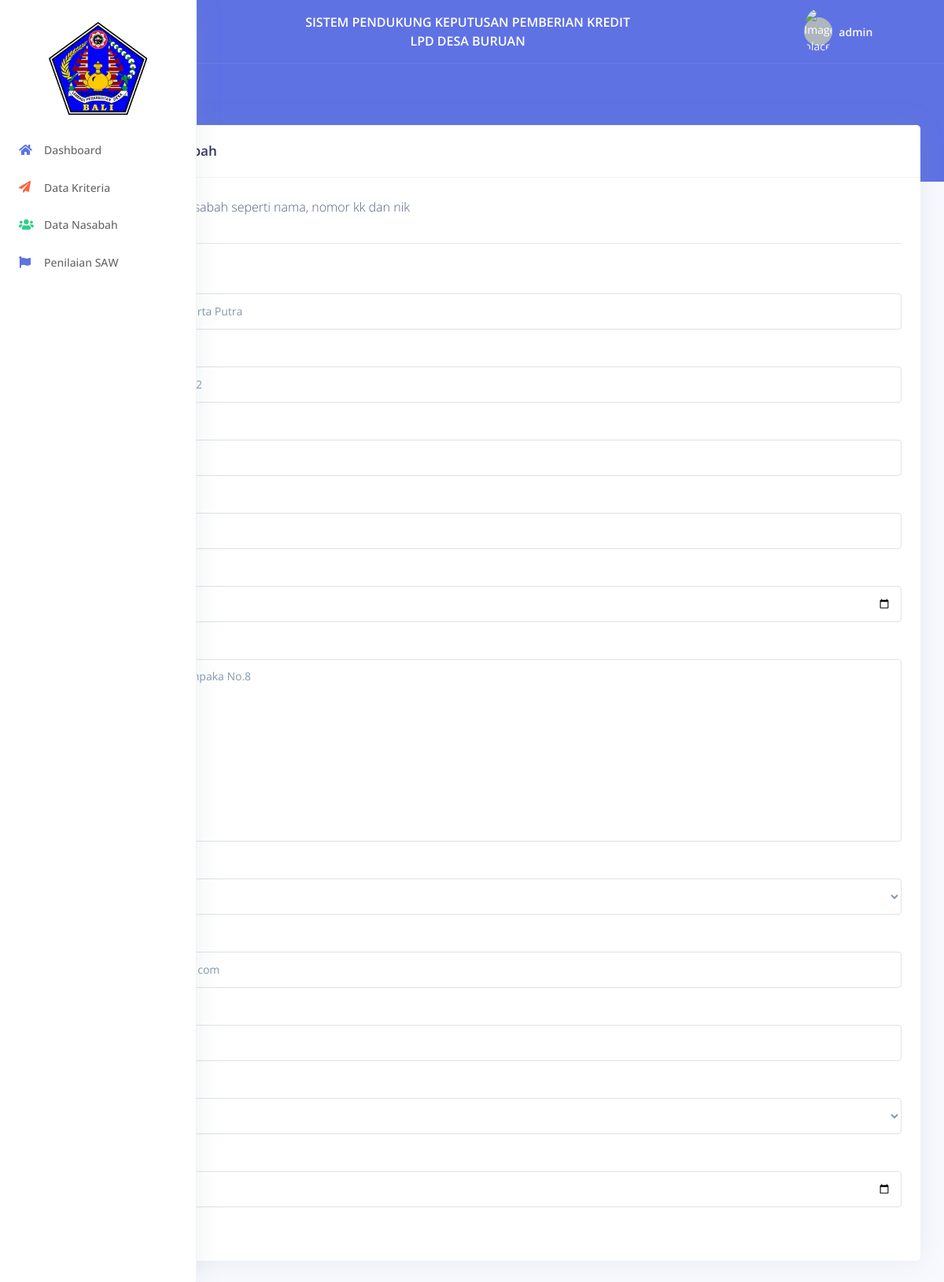
Page /nasabah/edit?id=6 (signed in) on the committed database.
### tables this page shows
CREATE TABLE `nasabah` (
  `id_nsb` int(11) NOT NULL,
  `nama_nsb` varchar(45) NOT NULL,
  `no_kk` varchar(40) NOT NULL,
  `no_nik` varchar(16) NOT NULL,
  `tempat_lahir` varchar(15) NOT NULL,
  `tgl_lahir` date NOT NULL,
  `alamat` varchar(60) NOT NULL,
  `agama` enum('Hindu','Islam','Kristen','Buddha') NOT NULL,
  `email` varchar(35) NOT NULL,
  `no_tlp` varchar(15) NOT NULL,
  `jenis_kelamin` enum('Pria','Wanita') NOT NULL,
  `periode` date NOT NULL,
  `selesai` integer NOT NULL DEFAULT 0
);

### system/base/view.php (called while the page is built)
<?php
function view($path, $data = []){
    extract($data);
    require_once("app/views/".$path.".php");
}

### app/controllers/NasabahController.php (called while the page is built, shortened)
<?php
class NasabahController extends Controller {
    public function edit()
    {
        $nasabah = (new NasabahModel())->first($_GET['id']);
        view('includes/layout', [
            'content'       => "nasabah/nasabah.edit",
            'nasabah'       => $nasabah,
        ]);
    }
}

### routes.php (called while the page is built, shortened)
<?php
$router = new Route();
$router->get('/', \App\Controllers\DashboardController::class, 'index');
$router->get('/login', \App\Controllers\LoginController::class, 'login');
$router->get('/logout', \App\Controllers\LoginController::class, 'logout');
$router->post('/login', \App\Controllers\LoginController::class, 'doLogin');
$router->get('/nasabah', \App\Controllers\NasabahController::class, 'index');
$router->get('/nasabah/insert', \App\Controllers\NasabahController::class, 'insert');
$router->get('/nasabah/bobot', \App\Controllers\NasabahController::class, 'bobot');
$router->get('/nasabah/edit', \App\Controllers\NasabahController::class, 'edit');
$router->get('/nasabah/detail', \App\Controllers\NasabahController::class, 'detail');
$router->post('/nasabah/bobot', \App\Controllers\NasabahController::class, 'updateBobot');
$router->post('/nasabah/create', \App\Controllers\NasabahController::class, 'create');
$router->post('/nasabah/update', \App\Controllers\NasabahController::class, 'update');
$router->post('/nasabah/delete', \App\Controllers\NasabahController::class, 'delete');
$router->post('/nasabah/finish', \App\Controllers\NasabahController::class, 'finish');
$router->get('/perhitungan', \App\Controllers\PerhitunganController::class, 'index');
$router->get('/ranking', \App\Controllers\RankingController::class, 'ranking');
$router->get('/laporan', \App\Controllers\LaporanController::class, 'laporan');
$router->get('/laporan/pdf', \App\Controllers\LaporanController::class, 'generatePDF');
$router->get('/criteria', \App\Controllers\CriteriaController::class, 'index');
$router->get('/criteria/sub-criteria', \App\Controllers\CriteriaController::class, 'createSubCriteria');
$router->get('/criteria/edit', \App\Controllers\CriteriaController::class, 'edit');
$router->get('/criteria/insert', \App\Controllers\CriteriaController::class, 'insert');
$router->post('/criteria/create', \App\Controllers\CriteriaController::class, 'create');
$router->post('/criteria/update', \App\Controllers\CriteriaController::class, 'update');
$router->post('/criteria/delete', \App\Controllers\CriteriaController::class, 'delete');
$router->post('/criteria/update-sub-criteria', \App\Controllers\CriteriaController::class, 'updateSubCriteria');
$router->get('/a', \App\Controllers\LatihanController::class, 'index');
$router->run();

### index.php (called while the page is built, shortened)
<?php
require_once 'loader.php';
require_once 'routes.php';

### loader.php (called while the page is built, shortened)
<?php
spl_autoload_register(function ($class) {
    $class_file = str_replace('\\', '/', $class) . '.php';
});

### system/model/Connection.php (called while the page is built, shortened)
<?php
class Connection {
    private $host       = 'localhost';
    private $name       = 'name';
    private $user       = 'root';
    private $password   = '';
    private $connection;
    public function __construct()
    {
        $this->host     = DB_HOST;
        $this->name     = DB_NAME;
        $this->user     = DB_USER;
        $this->password = DB_PASSWORD;
    }
    public function getConnection()
    {
        return $this->connection;
    }
    private function connect(){
        try {
            $this->connection = new \PDO("mysql:host=$this->host;dbname=$this->name", $this->user, $this->password);
            $this->connection->setAttribute(\PDO::ATTR_ERRMODE, \PDO::ERRMODE_EXCEPTION);
        } catch (\Exception $exception) {
            var_dump($exception->getMessage());
        }
    }
}

### system/model/Model.php (called while the page is built, shortened)
<?php
class Model {
    protected $connection;
    public function __construct()
    {
        $this->connection = (new Connection())->getConnection();
    }
    public function query($sql, $bindings = [])
    {
        $query = $this->connection->prepare($sql);
        for ($i = 0; $i < count($bindings); $i++) {
            $query->bindParam($i + 1, $bindings[$i]);
        }
        $query->execute();
        return $query->fetchAll();
    }
}

### app/models/NasabahModel.php (called while the page is built, shortened)
<?php
class NasabahModel extends Model {
    protected $table = 'nasabah';
    public function first($id)
    {
        $result = $this->query("SELECT * FROM $this->table WHERE id_nsb = ?", [$id]);
        if (count($result) > 0) {
            return $result[0];
        }
        return null;
    }
}

### system/base/flash.php (called while the page is built, shortened)
<?php
function flashHas($key){
    $session = new System\Session\Session();
    return $session->has($key);
}

### system/session/Session.php (called while the page is built, shortened)
<?php
class Session {
    public function has($key)
    {
        return isset($_SESSION[$key]);
    }
}

### app/views/nasabah/nasabah.edit.php (the view, shortened to what this page needs)
<div class="header bg-primary pb-6">
    <div class="container-fluid">
        <div class="header-body">
            <div class="row align-items-center py-4">
                <div class="col-lg-6 col-7">
                    <h6 class="h2 text-white d-inline-block mb-0">Edit Nasabah</h6>
                </div>
            </div>
        </div>
    </div>
</div>
<div class="container-fluid mt--6">
    <div class="row">
        <div class="col">
            <div class="card-wrapper">
                <div class="card">
                    <div class="card-header">
                        <h3 class="mb-0">Ubah data nasabah</h3>
                    </div>
                    <div class="card-body">
                        <div class="row">
                            <div class="col-lg-8">
                                <p class="mb-0">
                                    Masukkan data nasabah seperti nama, nomor kk dan nik
                                </p>
                            </div>
                        </div>
                        <hr>
                        <form action="<?= BASE_PATH; ?>/nasabah/update" method="post" class="needs-validation" novalidate="">
                            <div class="form-row">
                                <div class="col-md-12 mb-3">
                                    <label class="form-control-label" for="nama">Nama Nasabah</label>
                                    <input value="<?= $nasabah['nama_nsb']; ?>" name="nama" type="text" class="form-control <?= flashHas('error-nama') ? 'is-invalid' : ''; ?>" id="nama" placeholder="Masukkan nama nasabah ...">
                                </div>
                            </div>
                            <div class="form-row">
                                <div class="col-md-12 mb-3">
                                    <label class="form-control-label" for="no_kk">Nomor KK</label>
                                    <input value="<?= $nasabah['no_kk'] ?>" name="no_kk" type="text" class="form-control <?= flashHas('error-no_kk') ? 'is-invalid' : ''; ?>" id="no_kk" placeholder="Masukkan nomor kk ...">
                                </div>
                            </div>
                            <div class="form-row">
                                <div class="col-md-12 mb-3">
                                    <label class="form-control-label" for="nik">NIK</label>
                                    <input value="<?= $nasabah['no_nik']; ?>" name="nik" type="number" class="form-control <?= flashHas('error-nik') ? 'is-invalid' : ''; ?>" id="nik" placeholder="Masukkan nik ...">
                                </div>
                            </div>
                            <div class="form-row">
                                <div class="col-md-12 mb-3">
                                    <label class="form-control-label" for="tempat_lahir">Tempat Lahir</label>
                                    <input value="<?= $nasabah['tempat_lahir']; ?>" name="tempat_lahir" type="text" class="form-control <?= flashHas('error-tempat_lahir') ? 'is-invalid' : ''; ?>" id="tempat_lahir" placeholder="Masukkan tempat lahir ...">
                                </div>
                            </div>
                            <div class="form-row">
                                <div class="col-md-12 mb-3">
                                    <label class="form-control-label" for="tanggal_lahir">Tanggal Lahir</label>
                                    <input value="<?= $nasabah['tgl_lahir']; ?>" name="tanggal_lahir" type="date" class="form-control <?= flashHas('error-tanggal_lahir') ? 'is-invalid' : ''; ?>" id="tanggal_lahir" placeholder="Masukkan tanggal lahir ...">
                                </div>
                            </div>
                            <div class="form-row">
                                <div class="col-md-12 mb-3">
                                    <label class="form-control-label" for="alamat">Alamat</label>
                                    <textarea class="form-control <?= flashHas('error-alamat') ? 'is-invalid' : ''; ?>" resize="none" name="alamat" id="alamat" cols="30" rows="10"><?= $nasabah['alamat']; ?></textarea>
                                </div>
                            </div>
                            <div class="form-row">
                                <div class="col-md-12 mb-3">
                                    <label class="form-control-label" for="agama">Agama</label>
                                    <select class="form-control <?= flashHas('error-agama') ? 'is-invalid' : ''; ?>" name="agama" id="agama">
                                        <option value="Hindu">Hindu</option>
                                    </select>
                                </div>
                            </div>
                            <div class="form-row">
                                <div class="col-md-12 mb-3">
                                    <label class="form-control-label" for="email">Email</label>
                                    <input value="<?= $nasabah['email']; ?>" name="email" type="email" class="form-control <?= flashHas('error-email') ? 'is-invalid' : ''; ?>" id="email" placeholder="Masukkan email ...">
                                </div>
                            </div>
                            <div class="form-row">
                                <div class="col-md-12 mb-3">
                                    <label class="form-control-label" for="no_telepon">No Telepon</label>
                                    <input value="<?= $nasabah['no_tlp']; ?>" name="no_telepon" type="text" class="form-control <?= flashHas('error-no_telepon') ? 'is-invalid' : ''; ?>" id="no_telepon" placeholder="Masukkan no telepon ...">
                                </div>
                            </div>
                            <div class="form-row">
                                <div class="col-md-12 mb-3">
                                    <label class="form-control-label" for="jenis_kelamin">Jenis Kelamin</label>
                                    <select class="form-control <?= flashHas('error-jenis_kelamin') ? 'is-invalid' : ''; ?>" name="jenis_kelamin" id="jenis_kelamin">
                                        <option value="Pria">Pria</option>
                                    </select>
                                </div>
                            </div>
                            <div class="form-row">
                                <div class="col-md-12 mb-3">
                                    <label class="form-control-label" for="periode">Tanggal Pengajuan</label>
                                    <input value="<?= date("Y-m", strtotime($nasabah['periode'])); ?>" name="periode" type="month" class="form-control <?= flashHas('error-periode') ? 'is-invalid' : ''; ?>" id="periode" placeholder="Masukkan periode ...">
                                </div>
                            </div>
                            <button class="btn btn-success btn-sm" type="submit">Ubah</button>
                        </form>
                    </div>
                </div>
            </div>
        </div>
    </div>
</div>

### rows in the picture
nasabah: nama "I Putu Eka Sumaharta Putra", no_kk "6777658192787322", nik "317178905029992", tempat_lahir "Gianyar", tanggal_lahir "07/12/1993", alamat "Jl. siulan Gang Cempaka No.8", email "ekaaa1212@gmail.com", no_telepon "086352123467", periode "2021-08"

### other values in the picture
sessionGet("username") "admin"
